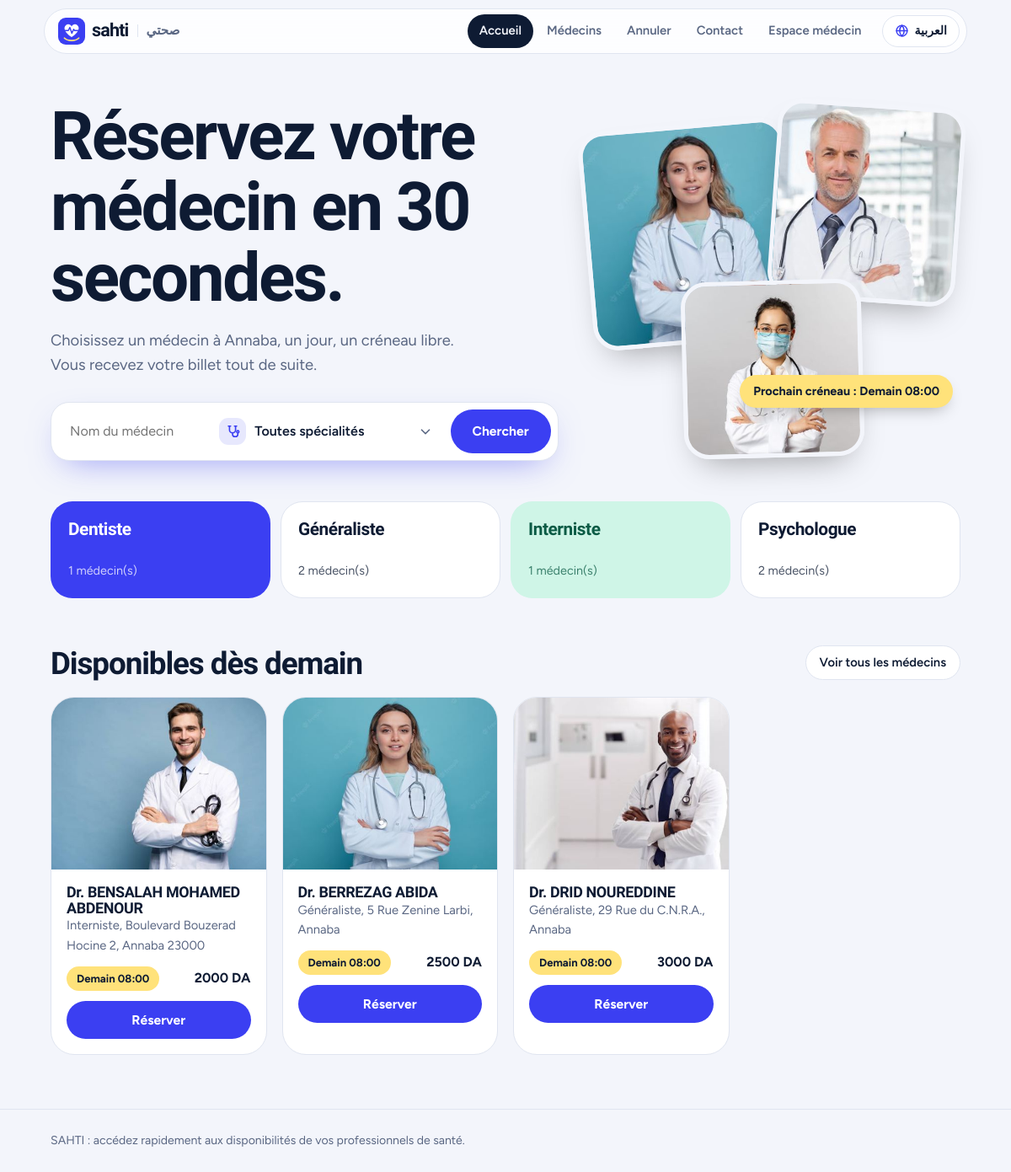
The page / on the database its author committed.
### tables this page shows
CREATE TABLE clinics (
  id INT UNSIGNED AUTO_INCREMENT PRIMARY KEY,
  doctor_id INT UNSIGNED NOT NULL,
  name VARCHAR(200) NOT NULL,
  address VARCHAR(200) NOT NULL,
  city VARCHAR(60) NOT NULL DEFAULT 'Annaba',
  phone VARCHAR(20) NOT NULL,
  open_time TIME NOT NULL,
  close_time TIME NOT NULL,
  INDEX (address),
  FOREIGN KEY (doctor_id) REFERENCES doctors(id) ON DELETE CASCADE
);

CREATE TABLE doctors (
  id INT UNSIGNED AUTO_INCREMENT PRIMARY KEY,
  name VARCHAR(80) NOT NULL,
  image VARCHAR(50) NOT NULL,
  speciality VARCHAR(60) NOT NULL,
  fees_da INT UNSIGNED NOT NULL,
  INDEX (speciality), INDEX (name)
);

### lib.php (the view, shortened to what this page needs)
<?php
function lang(): string {
    static $l;
    if ($l === null) {
        $l = (($_GET['lang'] ?? $_COOKIE['lang'] ?? 'fr') === 'ar') ? 'ar' : 'fr';
    }
    return $l;
}
function t(string $fr): string {
    static $d;
    if (lang() === 'fr') return $fr;
    $d ??= require __DIR__ . '/lang/ar.php';
    return $d[$fr] ?? $fr;
}
function n_doctors(int $n): string {
    if (lang() !== 'ar') return $n . ' médecin(s)';
    return match (true) { $n === 1 => 'طبيب واحد', $n === 2 => 'طبيبان', $n <= 10 => $n . ' أطباء', default => $n . ' طبيبًا' };
}
function asset(string $p): string { $f = __DIR__ . '/' . $p; return $p . (is_file($f) ? '?v=' . filemtime($f) : ''); }
function lang_switch(): string {
    $to = lang() === 'ar' ? 'fr' : 'ar';
    $q = $_GET; $q['lang'] = $to;
    $href = (string)strtok((string)($_SERVER['REQUEST_URI'] ?? ''), '?') . '?' . http_build_query($q);
    return '<a class="lang" href="' . e($href) . '" hreflang="' . $to . '" lang="' . $to . '" title="' . ($to === 'ar' ? 'العربية' : 'Français') . '">'
         . '<svg viewBox="0 0 20 20" fill="none" stroke="currentColor" stroke-width="1.7" stroke-linecap="round" aria-hidden="true"><circle cx="10" cy="10" r="7.5"/><path d="M2.5 10h15M10 2.5c2.2 2.2 3.2 4.7 3.2 7.5S12.2 15.3 10 17.5M10 2.5C7.8 4.7 6.8 7.2 6.8 10s1 5.3 3.2 7.5"/></svg>'
         . '<span>' . ($to === 'ar' ? 'العربية' : 'Français') . '</span></a>';
}
function db(): PDO {
    static $pdo;
    return $pdo ??= new PDO(
        'mysql:host=' . (getenv('DB_HOST') ?: 'localhost') . ';dbname=' . (getenv('DB_NAME') ?: 'sahti') . ';charset=utf8mb4',
        getenv('DB_USER') ?: 'root', getenv('DB_PASS') ?: '',
        [PDO::ATTR_ERRMODE => PDO::ERRMODE_EXCEPTION, PDO::ATTR_DEFAULT_FETCH_MODE => PDO::FETCH_ASSOC, PDO::ATTR_EMULATE_PREPARES => false]
    );
}
function e(mixed $v): string { return htmlspecialchars((string)$v, ENT_QUOTES | ENT_SUBSTITUTE, 'UTF-8'); }
function user(): ?array { return $_SESSION['user'] ?? null; }
function slots(array $d): array {
    $r = [];
    for ($t = strtotime($d['open_time']); $t < strtotime($d['close_time']); $t += 1800) $r[] = date('H:i:00', $t);
    return $r;
}
function next_slot(array $d): string {
    static $taken;
    if ($taken === null) {
        $taken = [];
        foreach (db()->query("SELECT doctor_id,appt_date,appt_time FROM appointments WHERE status='booked' AND appt_date>CURDATE()") as $r)
            $taken[$r['doctor_id']][$r['appt_date']][$r['appt_time']] = 1;
    }
    for ($i = 1; $i <= 14; $i++) {
        $dt = date('Y-m-d', strtotime("+$i day"));
        foreach (slots($d) as $s)
            if (empty($taken[$d['id']][$dt][$s])) return ($i === 1 ? t('Demain') : fr($dt, 'd') . ' ' . fr($dt, 'n')) . ' ' . substr($s, 0, 5);
    }
    return t('Complet');
}
function doctor_card(array $d): void { ?>
<article class="dc"><a class="ph" href="book.php?doctor=<?= $d['id'] ?>"><img loading="lazy" src="assets/img/doctors/<?= e($d['image']) ?>" alt=""></a>
  <div class="bd"><div><h3><?= e($d['name']) ?></h3><p class="sp"><?= e(t($d['speciality'])) ?>, <?= e(t($d['address'])) ?></p></div>
  <div class="meta"><span class="nx"><?= e(next_slot($d)) ?></span><b><?= (int)$d['fees_da'] ?> <?= e(t('DA')) ?></b></div>
  <a class="btn" href="book.php?doctor=<?= $d['id'] ?>"><?= e(t('Réserver')) ?></a></div></article>
<?php }
function head(string $title, string $active = ''): void {
    $nav = ['index.php' => 'Accueil', 'doctors.php' => 'Médecins', 'cancel.php' => 'Annuler', 'contact.php' => 'Contact'];
    $nav += user() ? ['dashboard.php' => 'Tableau de bord'] : ['login.php' => 'Espace médecin'];
    $ar = lang() === 'ar';
    echo '<!doctype html><html lang="' . lang() . '" dir="' . ($ar ? 'rtl' : 'ltr') . '"><head><meta charset="utf-8"><meta name="viewport" content="width=device-width,initial-scale=1,viewport-fit=cover">'
       . '<title>' . e(t($title)) . ' | SAHTI</title><meta name="theme-color" content="#3B3FF2">'
       . '<link rel="icon" type="image/svg+xml" href="' . asset('assets/img/logo-mark.svg') . '">'
       . '<link rel="icon" type="image/png" sizes="32x32" href="' . asset('assets/img/favicon-32.png') . '">'
       . '<link rel="apple-touch-icon" href="' . asset('assets/img/apple-touch-icon.png') . '">'
       . '<link rel="stylesheet" href="https://fonts.googleapis.com/css2?family=Bricolage+Grotesque:opsz,wght@12..96,500..800&family=Figtree:wght@400..700&family=Readex+Pro:wght@400..700&display=swap">'
       . '<link rel="stylesheet" href="' . asset('assets/style.css') . '"><script src="' . asset('assets/select.js') . '" defer></script></head><body>'
       . '<div class="nav"><div class="pill"><a class="brand" href="index.php" aria-label="SAHTI">'
       . '<svg viewBox="0 0 64 64" aria-hidden="true"><rect width="64" height="64" rx="18" class="lg-bg"/><g transform="translate(32 31) scale(1.2) translate(-32 -31)"><path class="lg-heart" d="M32 43.5C17 33.5 15.5 24.5 20.5 20c4.5-3.8 9.5-1.5 11.5 2.5 2-4 7-6.3 11.5-2.5 5 4.5 3.5 13.5-11.5 23.5Z"/><path class="lg-pulse" d="M17 30.5h8.5l3-6 4 11.5 3.5-8 2 2.5H47"/></g><path class="lg-cup" d="M15 48.5c7 7.5 27 7.5 34 0"/></svg>'
       . '<span>sahti</span><small lang="ar" dir="rtl">صحتي</small></a><nav class="links">';
    foreach ($nav as $href => $label) echo '<a href="' . $href . '"' . ($href === $active ? ' class="on"' : '') . '>' . e(t($label)) . '</a>';
    echo '</nav>', lang_switch(), '</div></div><main class="w">';
}
function foot(): void {
    echo '</main><footer><div class="w">' . e(t('SAHTI : accédez rapidement aux disponibilités de vos professionnels de santé.')) . '</div></footer></body></html>';
}

### index.php (shortened to what this page needs)
<?php require __DIR__ . '/lib.php';
$st = db()->query(DOC_SQL . ' ORDER BY d.id'); $docs = $st->fetchAll();
$specs = db()->query('SELECT speciality, COUNT(*) n FROM doctors GROUP BY speciality ORDER BY speciality')->fetchAll();
$stack = array_filter([$docs[1] ?? null, $docs[3] ?? null, $docs[4] ?? null]);
head('Accueil', 'index.php'); ?>
<section class="hero"><div><h1><?= e(t('Réservez votre médecin en 30 secondes.')) ?></h1>
  <p><?= e(t('Choisissez un médecin à Annaba, un jour, un créneau libre. Vous recevez votre billet tout de suite.')) ?></p>
  <form class="sf" action="doctors.php"><input name="q" placeholder="<?= e(t('Nom du médecin')) ?>" aria-label="<?= e(t('Nom du médecin')) ?>">
    <button class="btn"><?= e(t('Chercher')) ?></button></form></div>
  <div class="stack"><?php foreach ($stack as $d) echo '<img src="assets/img/doctors/', e($d['image']), '" alt="">'; ?>
    <?php if ($docs) echo '<b>', e(t('Prochain créneau : ')), e(next_slot($docs[1] ?? $docs[0])), '</b>'; ?></div></section>
<div class="bento"><?php foreach ($specs as $s): ?><a href="doctors.php?spec=<?= urlencode($s['speciality']) ?>"><b><?= e(t($s['speciality'])) ?></b><span><?= e(n_doctors((int)$s['n'])) ?></span></a><?php endforeach ?></div>
<div class="sec"><h2><?= e(t('Disponibles dès demain')) ?></h2><a class="chip" href="doctors.php"><?= e(t('Voir tous les médecins')) ?></a></div>
<div class="grid" style="margin-bottom:64px"><?php foreach (array_slice($docs, 0, 3) as $d) doctor_card($d); ?></div>
<?php foot();

### rows shown on the page
clinics: doctor.image (picture), doctor.name "Dr. BERREZAG ABIDA", doctor.speciality "Généraliste", address "5 Rue Zenine Larbi, Annaba", d "Demain 08:00", doctor.fees_da "2500"
clinics: doctor.image (picture)
clinics: doctor.image (picture)
clinics: doctor.image (picture), doctor.name "Dr. BENSALAH MOHAMED ABDENOUR", doctor.speciality "Interniste", address "Boulevard Bouzerad Hocine 2, Annaba 23000", d "Demain 08:00", doctor.fees_da "2000"
clinics: doctor.image (picture), doctor.name "Dr. DRID NOUREDDINE", doctor.speciality "Généraliste", address "29 Rue du C.N.R.A., Annaba", d "Demain 08:00", doctor.fees_da "3000"

### other values the page prints
t($label) "Accueil"
t($label) "Médecins"
t($label) "Annuler"
t($label) "Contact"
t($label) "Espace médecin"
t('Réservez votre médecin en 30 secondes.') "Réservez votre médecin en 30 secondes."
t('Chercher') "Chercher"
t('Prochain créneau : ') "Prochain créneau :"
next_slot($docs[1] ?? $docs[0]) "Demain 08:00"
t($s['speciality']) "Dentiste"
n_doctors((int)$s['n']) "1 médecin(s)"
t($s['speciality']) "Généraliste"
n_doctors((int)$s['n']) "2 médecin(s)"
t($s['speciality']) "Interniste"
t($s['speciality']) "Psychologue"
